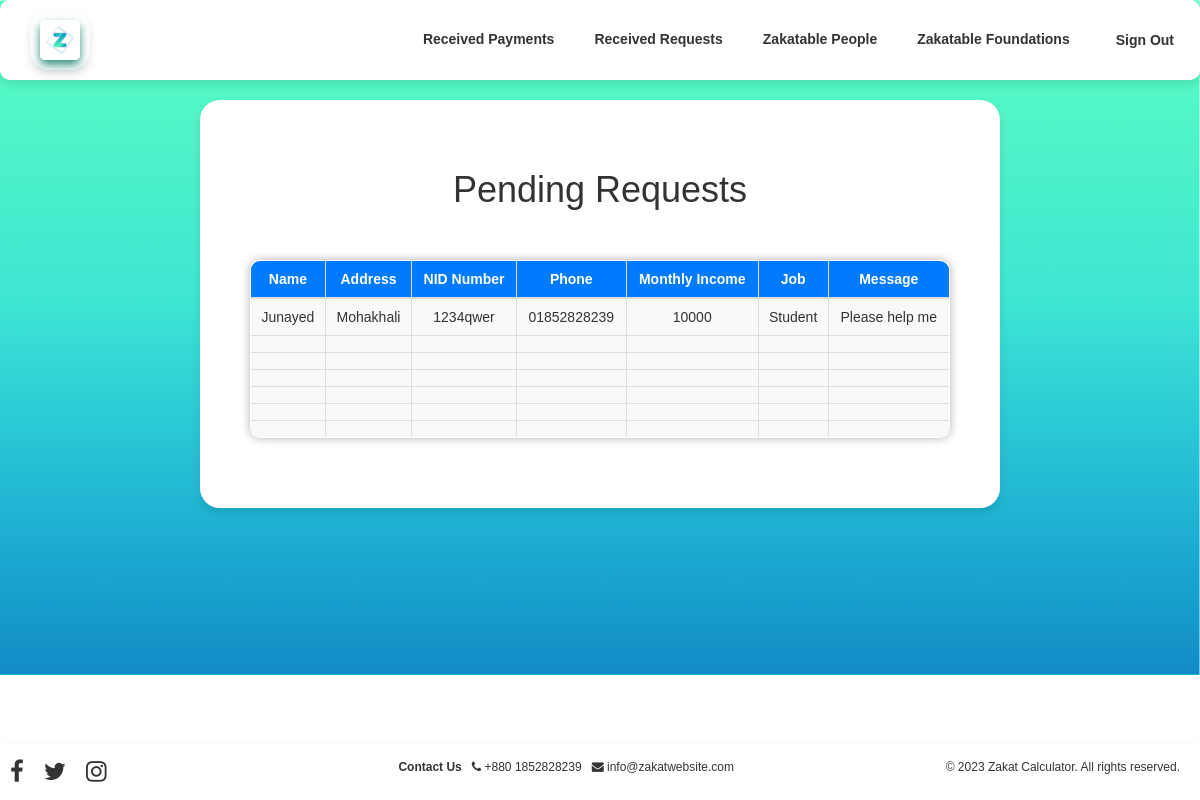
Screenshot of /Frontend/received_requests.php with the database file from the repository.
### tables this page shows
CREATE TABLE `requestForZakatable` (
  `name` varchar(100) NOT NULL,
  `address` varchar(100) NOT NULL,
  `phone` varchar(100) NOT NULL,
  `job` varchar(100) NOT NULL,
  `nid` varchar(100) NOT NULL,
  `email` varchar(100) NOT NULL,
  `income` varchar(100) NOT NULL,
  `message` varchar(100) NOT NULL
);

### Frontend/received_requests.php (the view, shortened to what this page needs)
<?php
        $dbhost ='localhost';
        $dbuser = 'root';
        $dbpass = '';
        $dbname = "zakat";
        $mysqli = new mysqli($dbhost, $dbuser, $dbpass, $dbname) ;
        $sql = "SELECT * from requestForZakatable";
        $rs1 = mysqli_query($mysqli, $sql);
?>
<!DOCTYPE html>
<html>
<head>
	<link rel="stylesheet" href="https://maxcdn.bootstrapcdn.com/bootstrap/3.3.7/css/bootstrap.min.css">
	<link rel="stylesheet" href="received_requests.css">
    <link rel="stylesheet" href="https://cdnjs.cloudflare.com/ajax/libs/font-awesome/4.7.0/css/font-awesome.min.css">
</head>
<body>
	<header>
		<div class="logo">
                <img src="photos/logo.png"alt="Zakat Calculator Logo">
                </div>
		<nav>
            <ul>
                <li><a href="received_payments.php">Received Payments</a></li>
                <li><a href="received_requests.php">Received Requests</a></li>
                <li><a href="receiving_people.php">Zakatable People</a></li>
                <li><a href="receiving_foundations.php">Zakatable Foundations</a></li>
                <form action = 'profile.php' method="POST">
                <li><a href="login.php"><input type="submit" name="logout" value="Sign Out"></a></li>
                </form>
            </ul>
        </nav>
	</header>
	<div class="container">
	<h1>Pending Requests</h1>
	<table class="table table-bordered table-striped">
        <thead>
            <tr>
                <th>Name</th>
                <th>Address</th>
                <th>NID Number</th>
                <th>Phone</th>
                <th>Monthly Income</th>
                <th>Job</th>
                <th>Message</th>
            </tr>
        </thead>
        <tbody>
            <?php while ($row = mysqli_fetch_assoc($rs1)) { ?>
              <tr>
                <td><?php echo $row['name']; ?></td>
                <td><?php echo $row['address']; ?></td>
                <td><?php echo $row['nid']; ?></td>
                <td><?php echo $row['phone']; ?></td>
                <td><?php echo $row['income']; ?></td>
                <td><?php echo $row['job']; ?></td>
                <td><?php echo $row['message']; ?></td>
              </tr>
             <?php } ?>
        </tbody>
    </table>
</div>
<footer>
    <div class="container-f">
        <div class="social-links">
                <a href="#"><i class="fa fa-facebook-f"></i></a>
                <a href="#"><i class="fa fa-twitter"></i></a>
                <a href="#"><i class="fa fa-instagram"></i></a>
            </div>
            <div class="contact-info">
          <p><b>Contact Us</b></p>
                <p><i class="fa fa-phone"></i> +880 1852828239</p>
                <p><i class="fa fa-envelope"></i> info@zakatwebsite.com</p>
            </div>
        <p>&copy; 2023 Zakat Calculator. All rights reserved.</p>
      </div>
        </footer>
</body>
</html>

### Frontend/received_requests.css (style rules this page uses)
body { font-family: Arial, sans-serif; margin: 0; padding: 0; background-image: url('photos/bg.png'); background-size: cover; background-repeat: no-repeat; }
header { background-color: #fff; padding: 10px; box-shadow: 0px 5px 10px rgba(0,0,0,0.1); position: fixed; top: 0; left: 0; width: 100%; z-index: 1; display: flex; justify-content: space-between; align-items: center; border-radius: 20px; }
nav { display: flex; align-items: center; justify-content: flex-end; }
nav ul { margin: 0; padding: 0; display: flex; list-style-type: none; }
nav ul li { margin-left: 20px; font-weight: bold; }
nav ul li a { color: #333; text-decoration: none; padding: 10px; transition: all 0.3s ease-in-out; }
nav ul li a input { border: none; background: none; }
.logo { margin-left: 20px; font-size: 24px; font-weight: bold; color: #333; text-transform: uppercase; letter-spacing: 2px; border-radius: 20px; padding: 10px; background-color: #fff; box-shadow: 0px 5px 10px rgba(0,0,0,0.1); background-image: url("logo.jpeg"); }
.container { max-width: 800px; margin: 100px auto; background-color: #fff; box-shadow: 0px 5px 10px rgba(0,0,0,0.1); border-radius: 20px; padding: 50px; display: flex; flex-direction: column; align-items: center; }
h1 { font-size: 36px; margin-bottom: 30px; }
table { border-collapse: collapse; width: 100%; max-width: 800px; border-radius: 10px; overflow: hidden; box-shadow: 0px 0px 10px rgba(0,0,0,0.3); border: 1px solid #ddd; margin: 20px auto; padding: 10px; }
thead { background-color: #007bff; color: #fff; }
tbody { background-color: #f8f9fa; }
td, th { padding: 10px; text-align: center; border: 1px solid #dee2e6; font-size: 14px; }
header { background-color: #fff; padding: 10px; box-shadow: 0px 5px 10px rgba(0,0,0,0.1); position: fixed; top: 0; left: 0; width: 100%; z-index: 1; display: flex; justify-content: space-between; align-items: center; border-radius: 10px; }
.logo { display: flex; align-items: center; font-size: 24px; font-weight: bold; color: #fff; }
.logo img { width: 40px; height: 40px; border-radius: 5px; box-shadow: 0px 5px 10px rgba(5, 118, 97, 0.8); }
nav { display: flex-right; align-items: center; justify-content: flex-end; }
footer { display: flex; justify-content: space-between; align-items: center; overflow-x: auto; }
.container-f { background-color: #fff; padding: 10px; box-shadow: 0px 5px 10px rgba(0,0,0,0.1); display: flex; justify-content: space-between; align-items: center; margin: 0; position:fixed; bottom: 0; left: 0; right: 0; font-size: 12px; line-height: 1.5; color: #333; width: 100%; }
.social-links { display: flex; margin-right: 20px; align-items: center; }
.social-links a { color: #333; margin-right: 20px; font-size: 24px; transition: all 0.3s ease-in-out; }
.contact-info { display: flex; align-items: center; margin-left: 50px; color: black; }
.contact-info p { margin: 0; color: #333; font-size: 12px; line-height: 1.5; }
.container-f p { color: #333; font-size: 12px; line-height: 1.5; margin-bottom: 10px; margin-right: 10px; }

### rows the page displays
requestforzakatable: name "Junayed", address "Mohakhali", nid "1234qwer", phone "01852828239", income "10000", job "Student", message "Please help me"
